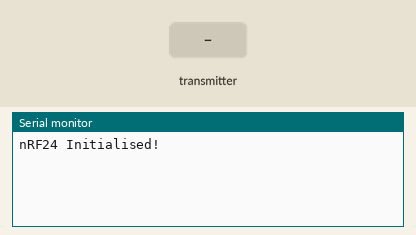
The sketch below on a simulated Arduino Uno, built with avr-gcc and run on an emulated ATmega328P. On the bench: the last lines printed to the serial monitor. The inputs (shaded band) are chosen by the test bench. The local clock reads 2024-03-15 10:24:30 at power-on unless the sketch sets it; no radio packets arrive unless stated.

Above: at 1.2 s.
1.3 s: the transmitter starts sending temperature = 0
At 1.6 s:
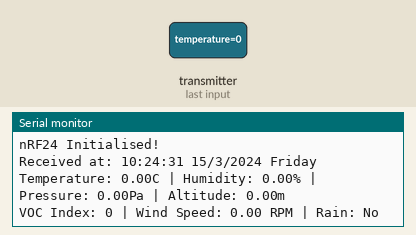
2.8 s: the transmitter starts sending rain = 0
At 3.37 s:
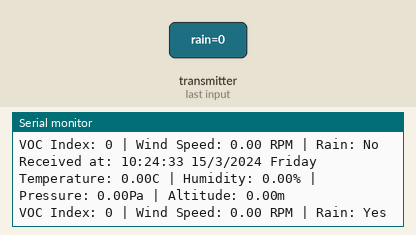
5.0 s: the transmitter starts sending humidity = 25
6.5 s: the transmitter starts sending pressure = 1
8.0 s: the transmitter starts sending altitude = 25
11.0 s: the transmitter starts sending rpm = 100
At 11.6 s:
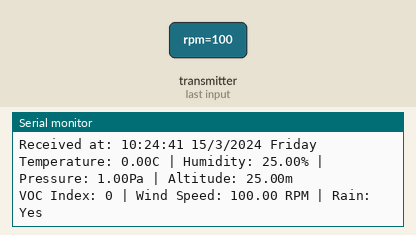
Timing chart, 0 to 14.0 s (numbered marks = the images above; inputs shaded):
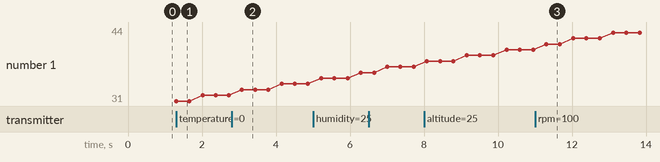

The sketch:

Experiment_5_Receiver.ino
```cpp
/*
Title: Weather Station Receiver Experiment 5
Programmer: Justin Lam
Date: 21/02/23
Description: Experiment to test RTC, payload acknowledgement and receiving temperature, humidity, pressure, wind speed, VOC index and if it is raining.
*/

#include <SPI.h>
#include <nRF24L01.h>
#include <RF24.h>
#include <RTClib.h>

const int CEPin = 7; // nRF24 chip enable pin.
const int CSNPin = 8; // nRF24 chip select pin.
const byte address[6] = "00001"; // Define the address through which the radios will use to communicate.
char days[7][12] = {"Sunday", "Monday", "Tuesday", "Wednesday", "Thursday", "Friday", "Saturday"};
String timeDate = ""; // String to store time and date.
bool ackSuccess = false; // Status of the acknowledgement transmission.

struct dataPackage { // Declaration and definition of a struct that contains the data.
  float temperature = 0.0;
  float humidity = 0.0;
  float pressure = 0.0;
  float altitude = 0.0;
  float rpm = 0.0;
  int index = 0;
  int rain = 1;
};

struct acknowledge { // Declaration and definition of a struct that contains the acknowledge data.
  bool isAck = false;
};

RF24 radio(CEPin, CSNPin); // Declare and initialise the radio where CE and CSN are digital pins 7 and 8 respectively.
RTC_DS3231 clock; // Declare and initialise the DS3231 setting I2C address to 0x68.
dataPackage data; // Declare the data struct named "data".
DateTime now; // Declare and initialise data object.
acknowledge received; // Declare and intitialise acknowledge struct named "received".

void setup() {
  Serial.begin(9600); // Initialise serial communication.

  #ifndef ESP8266
  while (!Serial) { // Check if the serial port has connected.
    Serial.println("Error: failed to start serial communication!");
    delay(3000);
  }
  #endif

  // Radio Initialisation
  if (!radio.begin()) { // Check if the module is connected.
    Serial.println("Error: nRF24 radio not responding!");
    Serial.println("Please check wiring and code...");
    while (1);
  }
  else {
    radio.openReadingPipe(1, address); // Set the address for receiving.
    radio.setPALevel(RF24_PA_LOW); // Set the amplification of the radio to low.
    radio.enableAckPayload(); // Enable the acknowledgement payload.
    radio.writeAckPayload(1, &received, sizeof(acknowledge)); // Send acknowledge packet when data received.
    radio.printDetails();
    radio.startListening(); // Start receiving.
    Serial.println("nRF24 Initialised!");
  }

  // DS3231 Initialisation
  while (!clock.begin()) { // Check if the module is connected.
    Serial.println("Error: DS3231 not detected!");
    Serial.flush();
    delay(1000);
  }

  if (clock.lostPower()) { // Check if the RTC has lost power and reset the time.
    Serial.println("RTC has lost power, resetting the time!");
    clock.adjust(DateTime(F(__DATE__), F(__TIME__)));
  }
}

void loop() {
  if (radio.available()) { // Wait for data transmission.
    radio.read(&data, sizeof(dataPackage)); // Read data received.
    received.isAck = true; // The receiver has received a data package.
    ackSuccess = radio.writeAckPayload(1, &received, sizeof(acknowledge)); // Return an acknowledgement package.

    if (ackSuccess) {
      now = clock.now(); // Get the current date and time.
      // Print the time and date data was received on the serial monitor.
      Serial.print("Received at: ");
      timeDate = String(now.hour()) + ':' + String(now.minute()) + ':' + String(now.second()) + ' ' + String(now.day())
        + '/' + String(now.month()) + '/' + String(now.year()) + ' ' + days[now.dayOfTheWeek()];
      Serial.println(timeDate);
      // Print the data on the serial monitor.
      Serial.print("Temperature: ");
      Serial.print(data.temperature);
      Serial.print("C | Humidity: ");
      Serial.print(data.humidity);
      Serial.print("% | Pressure: ");
      Serial.print(data.pressure);
      Serial.print("Pa | Altitude: ");
      Serial.print(data.altitude);
      Serial.println("m");
      Serial.print("VOC Index: ");
      Serial.print(data.index);
      Serial.print(" | Wind Speed: ");
      Serial.print(data.rpm);
      Serial.print(" RPM | ");

      if (data.rain == 0) { // Print yes if rain sensor returns a logic low.
        Serial.println("Rain: Yes");
      }
      else { // Print no if rain sensor returns a logic high.
        Serial.println("Rain: No");
      }

      delay(250);
    }
    else { // Acknowledgement package failed.
      Serial.println("Error: Payload acknowledgement failed!");
    }

    received.isAck = false; // Reset the acknowledgement status.
  }
}
```

Measured:
- after the input at 1.3 s, the serial monitor: prints a new line at once (image 1)
- after the input at 2.8 s, the serial monitor: prints a new line after 0.40 s (image 2)
- after the input at 11.0 s, the serial monitor: prints a new line after 0.43 s (image 3)
